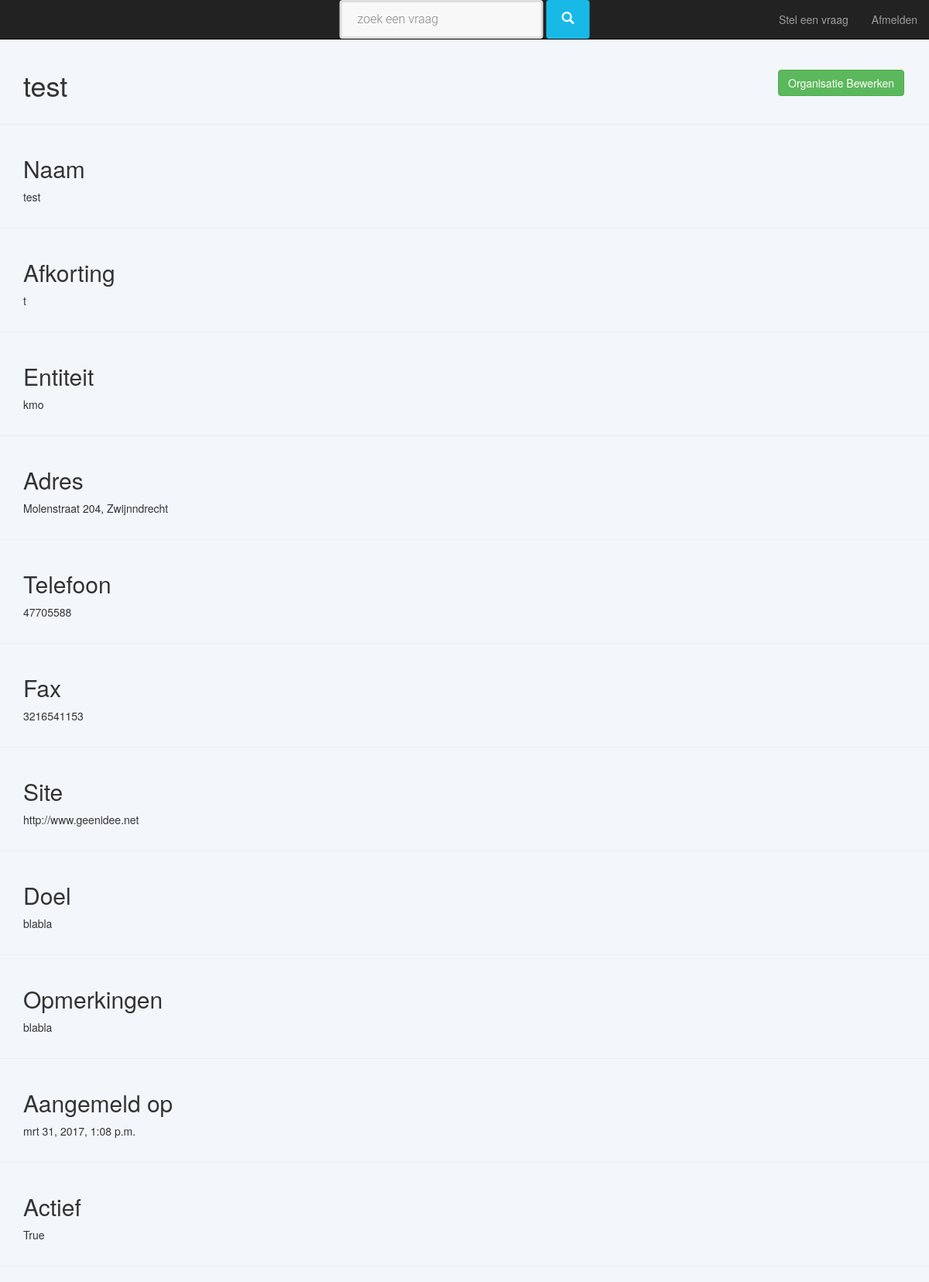
Screenshot of /custom_users/organisation_detail (signed in) with the database file from the repository.
### custom_users/models.py (models this page shows, shortened)
class Organisation(models.Model):
    name = models.CharField(max_length=255, unique=True)
    recognised_abbreviation = models.CharField(max_length=31, blank=True)
    legal_entity = models.ForeignKey(LegalEntity)
    address = models.ForeignKey(Address)
    telephone = models.IntegerField()
    fax = models.IntegerField(blank=True, null=True)
    website = URLField(max_length=255, null=True)
    goal = models.TextField()
    remarks = models.TextField(blank=True, null=True)
    creation_date = models.DateTimeField(default=timezone.now)
    active = models.BooleanField(default=True)

class LegalEntity(models.Model):
    entity = models.CharField(max_length=10, unique=True)
    def __str__(self):
        return '{0}'.format(self.entity)

class Address(models.Model):
    class Meta:
        verbose_name = _('address')
        verbose_name_plural = _('addresses')
    province = models.ForeignKey(Province)
    city = models.CharField(max_length=255)
    postal_code = models.PositiveIntegerField()
    street_name = models.CharField(max_length=40)
    street_number = models.CharField(max_length=15)  # char om bv. 27B toe te staan.
    def __str__(self):
        return self.street_name + ' ' + str(self.street_number) + ', ' + self.city

### custom_users/views.py (the view)
@login_required
def organisation_detail(request):
    usr = OrganisationUser.objects.get(email=request.user.email)
    organisation = usr.organisation
    context = {'organisation': organisation}
    return render(request, 'custom_users/organisation_detail.html', context)

### custom_users/templates/custom_users/organisation_detail.html (shortened to what this page needs)
{% extends "base/base.html" %}
{% load cms_tags menu_tags sekizai_tags staticfiles %}
{% block content %}
    <div class = "container">
        <div class="row">
            <div class = "col-md-10">
                <h1>{{ organisation.name }}</h1>
            </div>
            <div class = "col-md-2">
                <br>
                <a class="btn btn-success pull-down"
                        href = "{% url 'edit_organisation' organisation.id %}">
                    Organisatie Bewerken
                </a>
            </div>
        </div>
    </div>
    <hr />
       <div class = "container">
        <div class="row">
            <div class = "col-md-11">
                <h2>Naam</h2>
                <p>{{ organisation.name }}</p>
            </div>
        </div>
    </div>
    <hr/>
    <div class = "container">
        <div class="row">
            <div class = "col-md-11">
                <h2>Afkorting</h2>
                <p>{{ organisation.recognised_abbreviation }}</p>
            </div>
        </div>
    </div>
    <hr />
    <div class = "container">
        <div class="row">
            <div class = "col-md-11">
                <h2>Entiteit</h2>
                <p>{{ organisation.legal_entity }}</p>
            </div>
        </div>
    </div>
    <hr/>
        <div class = "container">
        <div class="row">
            <div class = "col-md-11">
                <h2>Adres</h2>
                <p>{{ organisation.address }}</p>
            </div>
        </div>
    </div>
    <hr/>
    <div class = "container">
        <div class="row">
            <div class = "col-md-11">
                <h2>Telefoon</h2>
                <p>{{ organisation.telephone }}</p>
            </div>
        </div>
    </div>
    <hr/>
    <div class = "container">
        <div class="row">
            <div class = "col-md-11">
                <h2>Fax</h2>
                <p>{{ organisation.fax }}</p>
            </div>
        </div>
    </div>
    <hr/>
    <div class = "container">
        <div class="row">
            <div class = "col-md-11">
                <h2>Site</h2>
                <p>{{ organisation.website }}</p>
            </div>
        </div>
    </div>
    <hr/>
    <div class = "container">
        <div class="row">
            <div class = "col-md-11">
                <h2>Doel</h2>
                <p>{{ organisation.goal }}</p>
            </div>
        </div>
    </div>
    <hr/>
    <div class = "container">
        <div class="row">
            <div class = "col-md-11">
                <h2>Opmerkingen</h2>
                <p>{{ organisation.remarks }}</p>
            </div>
        </div>
    </div>
    <hr/>
    <div class = "container">
        <div class="row">
            <div class = "col-md-11">
                <h2>Aangemeld op</h2>
                <p>{{ organisation.creation_date }}</p>
            </div>
        </div>
    </div>
    <hr/>
    <div class = "container">
        <div class="row">
            <div class = "col-md-11">
                <h2>Actief</h2>
                <p>{{ organisation.active }}</p>
            </div>
        </div>
    </div>
    <hr/>
{% endblock %}

### templates/base/base.html (shortened to what this page needs)
{% load cms_tags sekizai_tags static menu_tags  %}
<!doctype html>
<html>
    <head>
    <link rel="stylesheet" href="{% static 'dbwwinkel/css/bootstrap.css' %}">
    <link rel="stylesheet" href="{% static 'dbwwinkel/css/wwinkel.css' %} ">
    </head>
    <body>
        <nav class="navbar navbar-t navbar-inverse bg-inverse navbar-fixed-top">
             <ul class = "nav navbar-nav navbar-center">
              <li class="nav-item">
                 <form action =  "{% url 'list_questions'  %} " method="get" accept-charset="utf-8" >
                    <div class ="form-inline">
                    <input type ="text" placeholder="zoek een vraag" name="search_text">
                    <button type="submit" class="btn btn-default">
                        <i class ="glyphicon glyphicon-search"></i>
                        </button>
                    </div>
                    </form>
                </li>
            </ul>
            <ul class="nav navbar-nav navbar-right">
                {% if user.is_authenticated %}
                    <li class="nav-item">
                        <a href="{% url 'register_question' %}">Stel een vraag</a>
                    </li>
                    <li class="nav-item">
                    <a href="{% url 'logout' %}">Afmelden</a>
                    </li>
                {% endif %}
            </ul>
</nav>
           {% block content %}{% endblock content %}
    </body>
</html>

### dbwwinkel/static/dbwwinkel/css/wwinkel.css (style rules this page uses)
body { background-color: #F3F6FA; padding-top: 70px; }
input[type="text"], input[type="password"], input[type= "number"], input[type = "email"], input[type = "tel"], input[type = "url"], input[type = "date"], textarea,select.form-control { height: 50px; margin: 0; padding: 0 20px; vertical-align: middle; background: #f8f8f8; border: 3px solid #ddd; font-family: 'Roboto', sans-serif; font-size: 16px; font-weight: 300; line-height: 50px; color: #888; -moz-border-radius: 4px; -webkit-border-radius: 4px; border-radius: 4px; -moz-box-shadow: none; -webkit-box-shadow: none; box-shadow: none; -o-transition: all .3s; -moz-transition: all .3s; -webkit-transition: all .3s; -ms-transition: all .3s; transition: all .3s; }
button.btn { height: 50px; margin: 0; padding: 0 20px; vertical-align: middle; background: #19b9e7; border: 0; font-family: 'Roboto', sans-serif; font-size: 16px; font-weight: 300; line-height: 50px; color: #fff; -moz-border-radius: 4px; -webkit-border-radius: 4px; border-radius: 4px; text-shadow: none; -moz-box-shadow: none; -webkit-box-shadow: none; box-shadow: none; -o-transition: all .3s; -moz-transition: all .3s; -webkit-transition: all .3s; -ms-transition: all .3s; transition: all .3s; }
.navbar-nav.navbar-right:last-child { margin-right: 0; }
@media (min-width: 768px) { .navbar-nav.navbar-center { position: absolute; left: 50%; transform: translatex(-50%); } }

### rows the page displays
Organisation: name "test", recognised_abbreviation "t", legal_entity "kmo", address "Molenstraat 204, Zwijnndrecht", telephone "47705588", fax "3216541153", website "http://www.geenidee.net", goal "blabla", remarks "blabla", creation_date "mrt 31, 2017, 1:08 p.m.", active "True"
